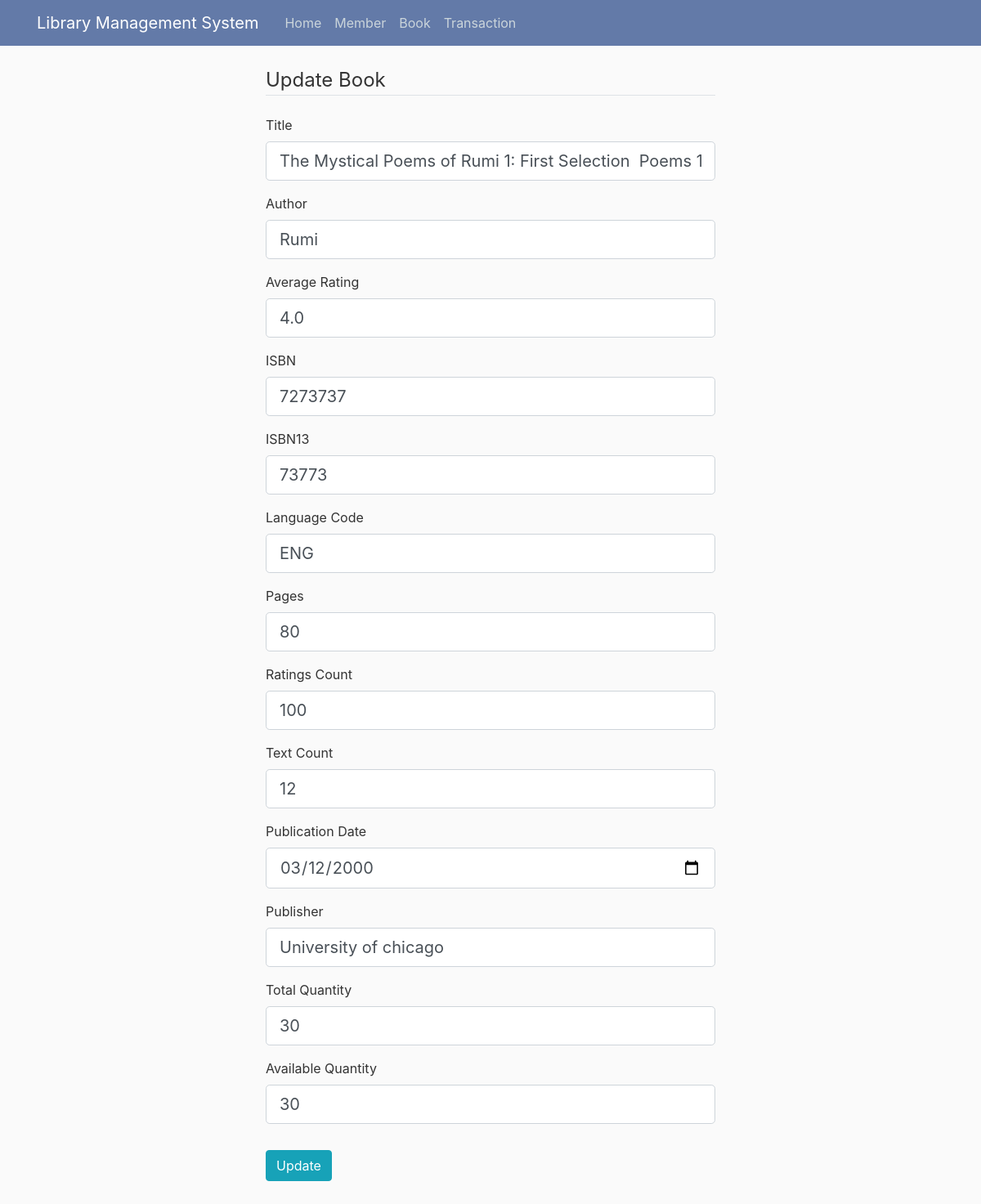
The page /book/2/update on the database as committed earlier.
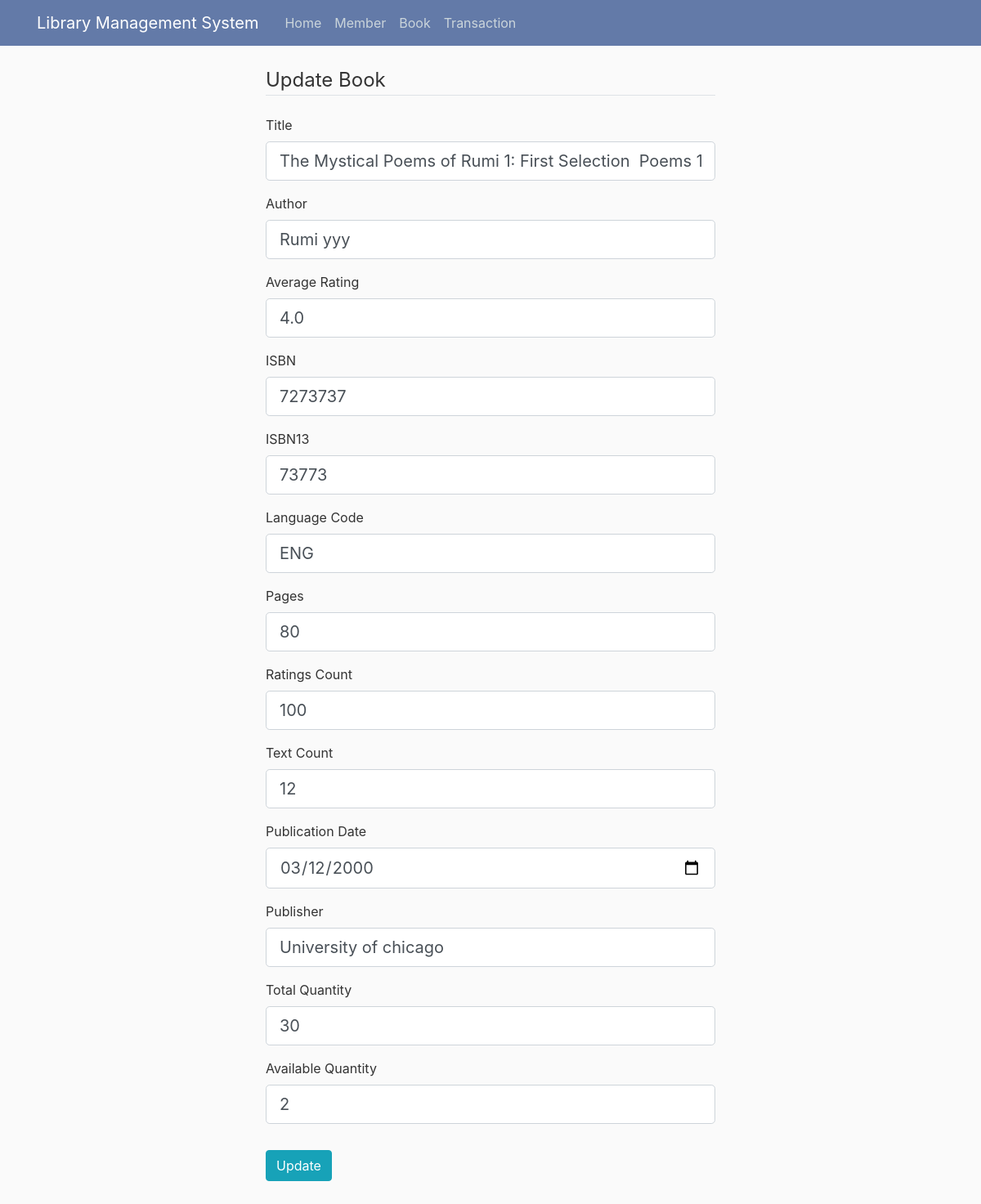
The same page on the database as committed later.
### library/models.py (models this page shows, shortened)
class Book(db.Model):
    id = db.Column(db.Integer, primary_key=True)
    title = db.Column(db.String, nullable=False)
    authors = db.Column(db.String, nullable=False)
    average_rating = db.Column(db.Float, nullable=False)
    isbn = db.Column(db.Integer, nullable=False)
    isbn13 = db.Column(db.Integer, nullable=False)
    language_code = db.Column(db.String(300), nullable=False)
    num_pages = db.Column(db.Integer, nullable=False)
    ratings_count = db.Column(db.Integer, nullable=False)
    text_reviews_count = db.Column(db.Integer, nullable=False)
    publication_date = db.Column(db.Date, nullable=False)
    publisher = db.Column(db.String, nullable=False)
    total_quantity = db.Column(db.Integer, default=30)
    available_quantity = db.Column(db.Integer, default=30, nullable=True)
    transaction = db.relationship('Transaction', backref='book', lazy=True)

### library/routes.py (the view)
@app.route("/book/<int:book_id>/update", methods=['GET', 'POST'])
def update_book(book_id):
    book = Book.query.get_or_404(book_id)
    form = UpdateBook()
    if form.validate_on_submit():
        book.title = form.title.data
        book.authors = form.authors.data
        book.average_rating = form.average_rating.data
        book.isbn = form.isbn.data
        book.isbn13 = form.isbn13.data
        book.language_code = form.language_code.data
        book.num_pages = form.num_pages.data
        book.ratings_count = form.ratings_count.data
        book.text_reviews_count = form.text_reviews_count.data
        book.publication_date = form.publication_date.data
        book.publisher = form.publisher.data
        book.total_quantity = form.total_quantity.data
        book.available_quantity = form.available_quantity.data
        db.session.commit()
        flash('Book details have been updated!', 'success')
        return redirect(url_for('view_book'))
    elif request.method == 'GET':
        form.title.data = book.title
        form.authors.data = book.authors
        form.average_rating.data = book.average_rating
        form.isbn.data = book.isbn
        form.isbn13.data = book.isbn13
        form.language_code.data = book.language_code
        form.num_pages.data = book.num_pages
        form.ratings_count.data = book.ratings_count
        form.text_reviews_count.data = book.text_reviews_count
        form.publication_date.data = book.publication_date
        form.publisher.data = book.publisher
        form.total_quantity.data = book.total_quantity
        form.available_quantity.data = book.available_quantity
    return render_template('add_book.html', title='Update Book',
                           form=form, legend='Update Book')

### library/forms.py
class UpdateBook(FlaskForm):
    title = StringField('Title', validators=[DataRequired()])
    authors = StringField('Author', validators=[DataRequired()])
    average_rating = FloatField('Average Rating', validators=[DataRequired()])
    isbn = StringField('ISBN', validators=[DataRequired()])
    isbn13 = StringField('ISBN13', validators=[DataRequired()])
    language_code = StringField('Language Code', validators=[DataRequired()])
    num_pages = IntegerField('Pages', validators=[DataRequired()])
    ratings_count = IntegerField('Ratings Count', validators=[DataRequired()])
    text_reviews_count = IntegerField('Text Count', validators=[DataRequired()])
    publication_date = DateField('Publication Date', validators=[DataRequired()])
    publisher = StringField('Publisher', validators=[DataRequired()])
    total_quantity = IntegerField('Total Quantity', validators=[DataRequired()])
    available_quantity = IntegerField('Available Quantity')
    submit = SubmitField('Update')

### library/templates/add_book.html (shortened to what the changed rows need)
{% extends "layout.html" %}
{% block content %}
<div class="content-section">
    <form method="POST" action="" class="add_data">
        <fieldset class="form-group">
            <div class="form-group">
                {{ form.title.label(class="form-control-label") }}
                {% if form.title.errors %}
                {{ form.title(class="form-control form-control-lg is-invalid") }}
                <div class="invalid-feedback">
                    {% for error in form.title.errors %}
                    <span>{{ error }}</span>
                    {% endfor %}
                </div>
                {% else %}
                {{ form.title(class="form-control form-control-lg") }}
                {% endif %}
            </div>
            <div class="form-group">
                {{ form.authors.label(class="form-control-label") }}
                {% if form.authors.errors %}
                {{ form.authors(class="form-control form-control-lg is-invalid") }}
                <div class="invalid-feedback">
                    {% for error in form.content.errors %}
                    <span>{{ error }}</span>
                    {% endfor %}
                </div>
                {% else %}
                {{ form.authors(class="form-control form-control-lg") }}
                {% endif %}
            </div>
            <div class="form-group">
                {{ form.average_rating.label(class="form-control-label") }}
                {% if form.average_rating.errors %}
                {{ form.average_rating(class="form-control form-control-lg is-invalid") }}
                <div class="invalid-feedback">
                    {% for error in form.average_rating.errors %}
                    <span>{{ error }}</span>
                    {% endfor %}
                </div>
                {% else %}
                {{ form.average_rating(class="form-control form-control-lg") }}
                {% endif %}
            </div>
            <div class="form-group">
                {{ form.isbn.label(class="form-control-label") }}
                {% if form.isbn.errors %}
                {{ form.isbn(class="form-control form-control-lg is-invalid") }}
                <div class="invalid-feedback">
                    {% for error in form.isbn.errors %}
                    <span>{{ error }}</span>
                    {% endfor %}
                </div>
                {% else %}
                {{ form.isbn(class="form-control form-control-lg") }}
                {% endif %}
            </div>
            <div class="form-group">
                {{ form.isbn13.label(class="form-control-label") }}
                {% if form.isbn13.errors %}
                {{ form.isbn13(class="form-control form-control-lg is-invalid") }}
                <div class="invalid-feedback">
                    {% for error in form.isbn13.errors %}
                    <span>{{ error }}</span>
                    {% endfor %}
                </div>
                {% else %}
                {{ form.isbn13(class="form-control form-control-lg") }}
                {% endif %}
            </div>
            <div class="form-group">
                {{ form.language_code.label(class="form-control-label") }}
                {% if form.language_code.errors %}
                {{ form.language_code(class="form-control form-control-lg is-invalid") }}
                <div class="invalid-feedback">
                    {% for error in form.language_code.errors %}
                    <span>{{ error }}</span>
                    {% endfor %}
                </div>
                {% else %}
                {{ form.language_code(class="form-control form-control-lg") }}
                {% endif %}
            </div>
            <div class="form-group">
                {{ form.num_pages.label(class="form-control-label") }}
                {% if form.num_pages.errors %}
                {{ form.num_pages(class="form-control form-control-lg is-invalid") }}
                <div class="invalid-feedback">
                    {% for error in form.num_pages.errors %}
                    <span>{{ error }}</span>
                    {% endfor %}
                </div>
                {% else %}
                {{ form.num_pages(class="form-control form-control-lg") }}
                {% endif %}
            </div>
            <div class="form-group">
                {{ form.ratings_count.label(class="form-control-label") }}
                {% if form.ratings_count.errors %}
                {{ form.ratings_count(class="form-control form-control-lg is-invalid") }}
                <div class="invalid-feedback">
                    {% for error in form.ratings_count.errors %}
                    <span>{{ error }}</span>
                    {% endfor %}
                </div>
                {% else %}
                {{ form.ratings_count(class="form-control form-control-lg") }}
                {% endif %}
            </div>
            <div class="form-group">
                {{ form.text_reviews_count.label(class="form-control-label") }}
                {% if form.text_reviews_count.errors %}
                {{ form.text_reviews_count(class="form-control form-control-lg is-invalid") }}
                <div class="invalid-feedback">
                    {% for error in form.text_reviews_count.errors %}
                    <span>{{ error }}</span>
                    {% endfor %}
                </div>
                {% else %}
                {{ form.text_reviews_count(class="form-control form-control-lg") }}
                {% endif %}
            </div>
            <div class="form-group">
                {{ form.publication_date.label(class="form-control-label") }}
                {% if form.publication_date.errors %}
                {{ form.publication_date(class="form-control form-control-lg is-invalid") }}
                <div class="invalid-feedback">
                    {% for error in form.publication_date.errors %}
                    <span>{{ error }}</span>
                    {% endfor %}
                </div>
                {% else %}
                {{ form.publication_date(class="form-control form-control-lg") }}
                {% endif %}
            </div>
            <div class="form-group">
                {{ form.publisher.label(class="form-control-label") }}
                {% if form.publisher.errors %}
                {{ form.publisher(class="form-control form-control-lg is-invalid") }}
                <div class="invalid-feedback">
                    {% for error in form.publisher.errors %}
                    <span>{{ error }}</span>
                    {% endfor %}
                </div>
                {% else %}
                {{ form.publisher(class="form-control form-control-lg") }}
                {% endif %}
            </div>
            <div class="form-group">
                {{ form.total_quantity.label(class="form-control-label") }}
                {% if form.total_quantity.errors %}
                {{ form.total_quantity(class="form-control form-control-lg is-invalid") }}
                <div class="invalid-feedback">
                    {% for error in form.total_quantity.errors %}
                    <span>{{ error }}</span>
                    {% endfor %}
                </div>
                {% else %}
                {{ form.total_quantity(class="form-control form-control-lg") }}
                {% endif %}
            </div>
            <div class="form-group">
                {{ form.available_quantity.label(class="form-control-label") }}
                {% if form.available_quantity.errors %}
                {{ form.available_quantity(class="form-control form-control-lg is-invalid") }}
                <div class="invalid-feedback">
                    {% for error in form.available_quantity.errors %}
                    <span>{{ error }}</span>
                    {% endfor %}
                </div>
                {% else %}
                {{ form.available_quantity(class="form-control form-control-lg") }}
                {% endif %}
            </div>
        </fieldset>
        <br>
    </form>
</div>
{% endblock content %}

Rows that differ between the two databases and show on the page:
changed Book "The Mystical Poems of Rumi 1: First Selection Poems 1-200\"": authors "Rumi" → "Rumi yyy"; available_quantity "30" → "2"
